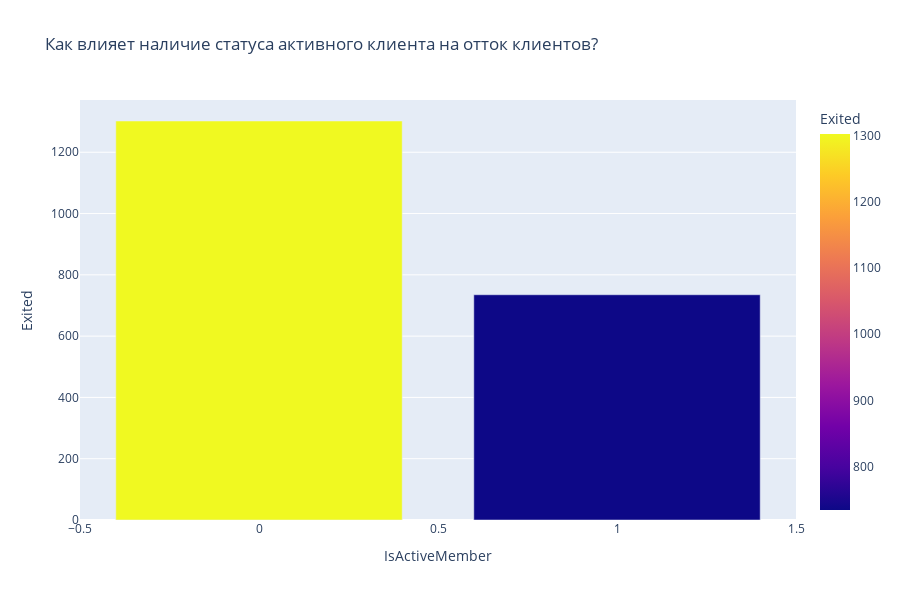

Notebook cell for this chart:
### Code cell
grouped = (churn_data.groupby(by='IsActiveMember', as_index=False)['Exited'].sum()
    )
# активный клиент = 1, неактивный = 0
fig = px.bar(grouped,
             x="IsActiveMember",
             y="Exited", color='Exited', 
             height=600,
             title='Как влияет наличие статуса активного клиента на отток клиентов?')
fig.show()

### Figure 1 — Plotly figure (JSON) as saved in the notebook; plotly's stock layout.template omitted (floating-point values rounded to 4 significant figures)
{"data": [{"alignmentgroup": "True", "hovertemplate": "IsActiveMember=%{x}<br>Exited=%{marker.color}<extra></extra>", "legendgroup": "", "marker": {"color": [1302, 735], "coloraxis": "coloraxis", "pattern": {"shape": ""}}, "name": "", "offsetgroup": "", "orientation": "v", "showlegend": false, "textposition": "auto", "type": "bar", "x": [0, 1], "xaxis": "x", "y": [1302, 735], "yaxis": "y"}], "layout": {"barmode": "relative", "coloraxis": {"colorbar": {"title": {"text": "Exited"}}, "colorscale": [[0, "#0d0887"], [0.1111, "#46039f"], [0.2222, "#7201a8"], [0.3333, "#9c179e"], [0.4444, "#bd3786"], [0.5556, "#d8576b"], [0.6667, "#ed7953"], [0.7778, "#fb9f3a"], [0.8889, "#fdca26"], [1, "#f0f921"]]}, "height": 600, "legend": {"tracegroupgap": 0}, "title": {"text": "Как влияет наличие статуса активного клиента на отток клиентов?"}, "xaxis": {"anchor": "y", "domain": [0, 1], "title": {"text": "IsActiveMember"}}, "yaxis": {"anchor": "x", "domain": [0, 1], "title": {"text": "Exited"}}}}
